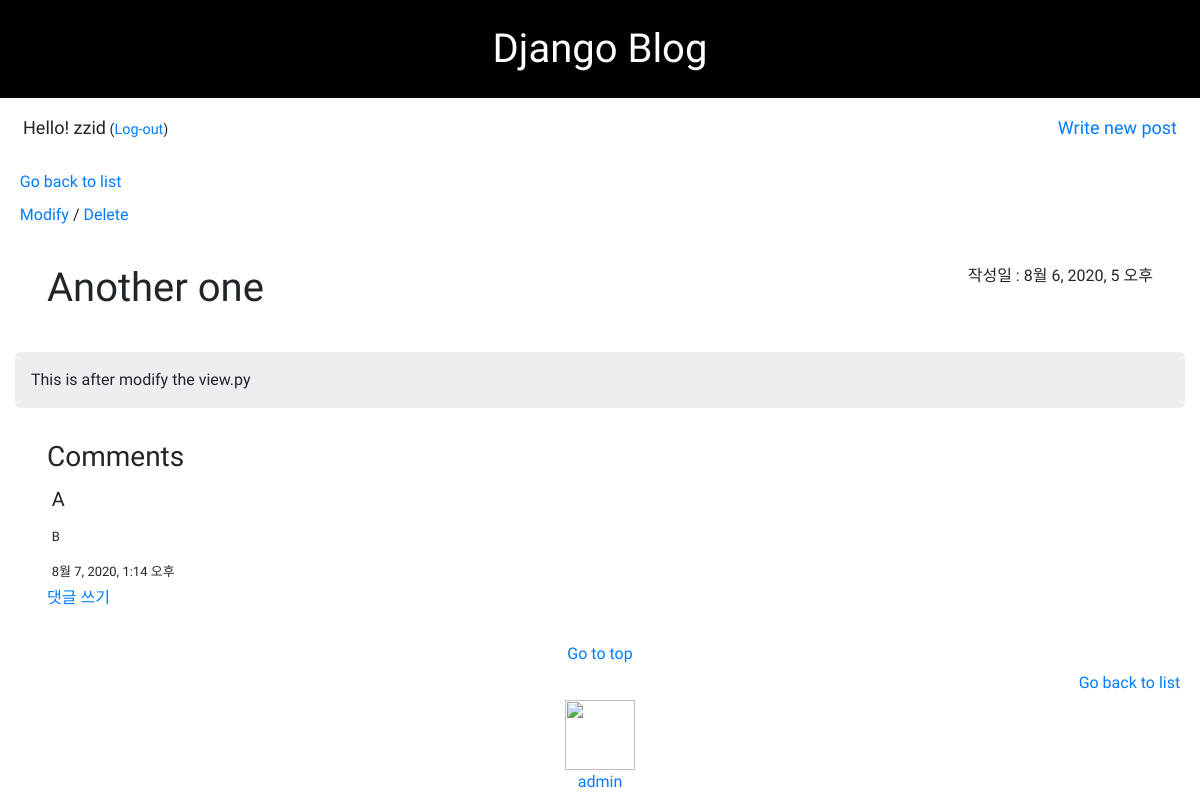
The app's page /post/10/ (signed in) with its own data.
### blog/models.py (models this page shows, shortened)
class Post(models.Model):
    author = models.ForeignKey('auth.User', on_delete= models.CASCADE)
    title = models.CharField(max_length =200, validators=[min_length_3_validator])
    text = models.TextField()
    created_date = models.DateTimeField(default = timezone.now)
    published_date = models.DateTimeField(blank = True, null =True)
    '''
        publish :
            to make published_date
            same with created_date

        __str__ :
            to see as a title in the admin,
            not like 'Post object(1)'(object address)
    '''
    def publish(self):
        self.published_date = timezone.now()
        self.save()
    def __str__(self):
        return self.title

class Comment(models.Model):
    post = models.ForeignKey('blog.Post', on_delete= models.CASCADE, related_name ='comments')
    author = models.CharField(max_length=200)
    text = models.TextField()
    created_date = models.DateTimeField(default=timezone.now)
    approved_comment = models.BooleanField(default=False)

### blog/views.py (the view)
# urls.py: path('post/<int:pk>/', views.post_detail, name = 'post_detail'), # 2020.8.6
def post_detail(request, pk):
    post = get_object_or_404(Post, pk=pk)
    param ={
        'post' : post,
    }
    return render(request, 'blog/post_detail.html', param)

### blog/templates/blog/post_detail.html (shortened to what this page needs)
{% extends 'blog/base.html' %}
{% block content %}
<div class="text-left go_back"><a href="/">Go back to list</a></div>
    {% if user.is_authenticated %}
    <div id='post_modi'>
        <a href="{% url 'post_edit' pk=post.pk %}">Modify</a> /
        <a href="{% url 'post_remove' pk=post.pk %}">Delete</a>
    </div>
    {% endif %}
    <div class="post">
        <div id='post_title'>
            <h1 style="float:left">{{ post.title }}</h1>
            {% if post.published_date %}
            <div style="float:right" class="date">
                작성일 : {{ post.published_date }}
            </div>
        </div>
        <div id='post_text'>{{ post.text|linebreaksbr }}</div>
    {% endif %}
    </div>
    <div id='com_div'> <h3>Comments</h3>
        {% for comment in post.comments.all %}
            <div class='comment'>
                <h5>{{ comment.author }}</h5>
                <p>{{ comment.text|linebreaks }}</p>
                <div class="date">{{ comment.created_date }}
                </div>
            </div>
        {% empty %}
            <div id='n_c'>Write the first comment!!</div>
        {% endfor %}
        <a href="{% url 'add_comment_to_post' pk=post.pk%}">댓글 쓰기</a>
    </div>
    <div style="overflow: hidden;">
        <div class='text-center'>
            <a href="{{request.path}}">Go to top</a>
        </div>
        <div class='text-right go_back'>
            <a href="/">Go back to list</a>
        </div>
    </div>
{% endblock %}

### blog/templates/blog/base.html (shortened to what this page needs)
{% load static %}
<html>
<head>
    <link rel="stylesheet" href="https://stackpath.bootstrapcdn.com/bootstrap/4.5.1/css/bootstrap.min.css">
    <link rel="stylesheet" href="https://maxcdn.bootstrapcdn.com/bootstrap/3.3.2/css/bootstrap-theme.min.css">
    <link rel="stylesheet" href="{% static 'css/blog.css' %}">
</head>
<body>
    <div id='head_post'class='h1 text-center'>
        <a href="/">
            Django Blog
        </a>
    </div>
    <div class ='container-fluid'>
        <div>
            {% if user.is_authenticated %}
            <div id='user_field'>
                <p style="float:left">Hello! {{ user.username }}<small>
                    (<a href="{% url 'logout' %}?next={{request.path}}">Log-out</a>)</small>
                </p>
                <p style="float:right">
                    <a href="{% url 'post_new' %}">Write new post</a>
                </p>
            </div>
            {% else %}
                <div class="text-left">
                    <a href="{% url 'login' %}" >Log-in</a>
                </div>
            {% endif %}
        </div>
        {% block content %}
        {% endblock %}
        <footer class ='blog-footer text-center'>
            <a href = "https://github.com/zzid" target = "_blank">
                <img id='git'src = "https://github.githubassets.com/images/modules/logos_page/GitHub-Logo.png" width = 70>
            </a>
            <div><a href="/admin/">admin</a></div>
        </footer>
    </div>
</body>
</html>

### blog/static/css/blog.css (style rules this page uses)
body { font-family: 'Bree Serif', serif; font-family: 'Do Hyeon', sans-serif; }
#head_post { padding-top: 25px; padding-bottom: 25px; background-color: black; color : white; text-decoration: none; }
#head_post a { text-decoration: none; color : white; }
#post_text { border-radius: 5px; padding: 1rem; background-color: rgba(194, 200, 207, 0.3) }
.comment { padding : .3rem; font-size : 13px; }
#post_title { overflow: hidden; padding: 2rem; }
#com_div { padding : 2rem; }
.go_back, #post_modi { padding : .3rem; }
#user_field { overflow: hidden; padding : .5rem; font-size: large; }

### blog/templates/blog/base.html (style rules this page uses)
body { font-family: 'Bree Serif', serif; font-family: 'Do Hyeon', sans-serif; }

### records on screen
Post: title "Another one", published_date "8월 6, 2020, 5 오후", text "This is after modify the view.py"
Comment: author "A", text "B", created_date "8월 7, 2020, 1:14 오후"

### other values on screen
{{ user.username }} "zzid"
